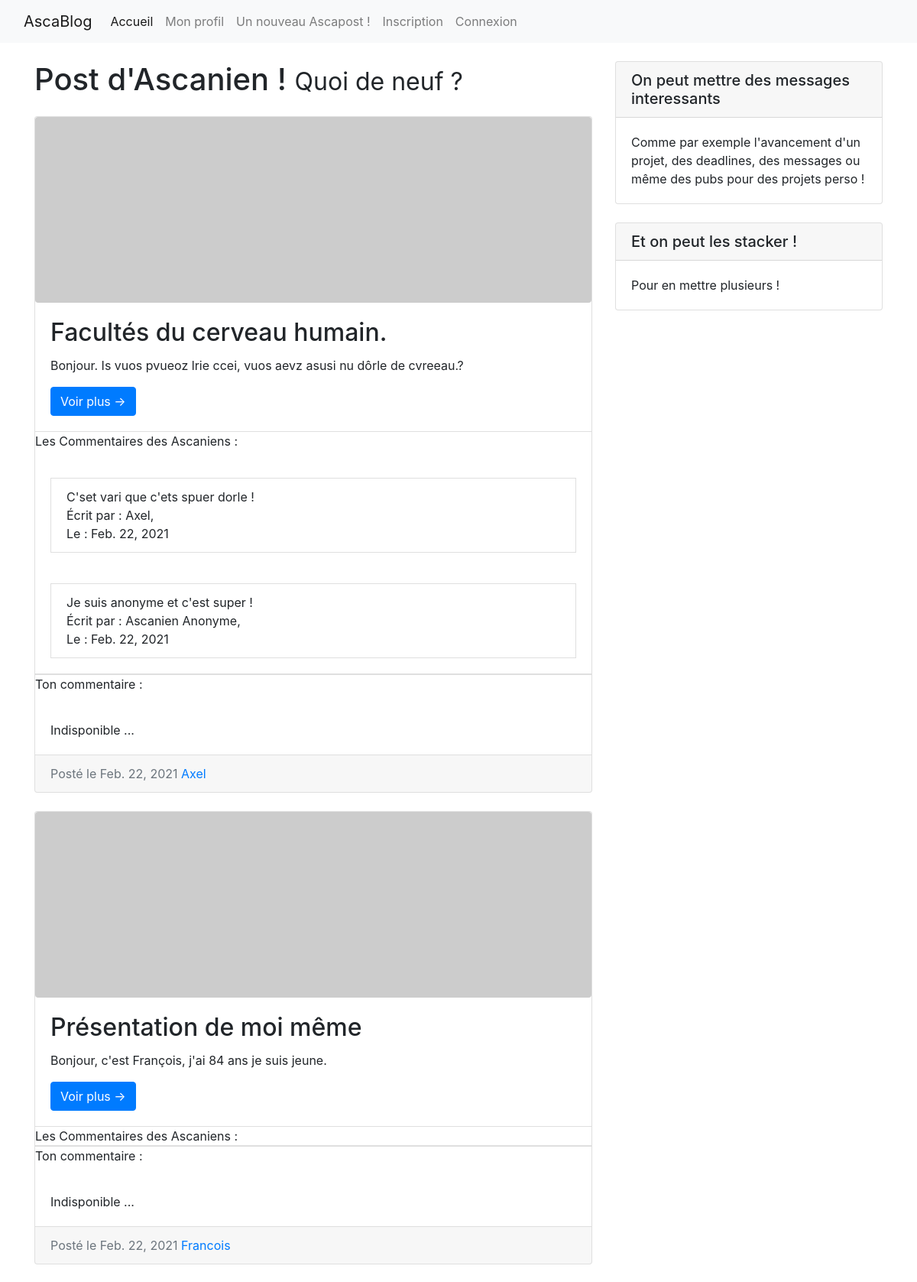
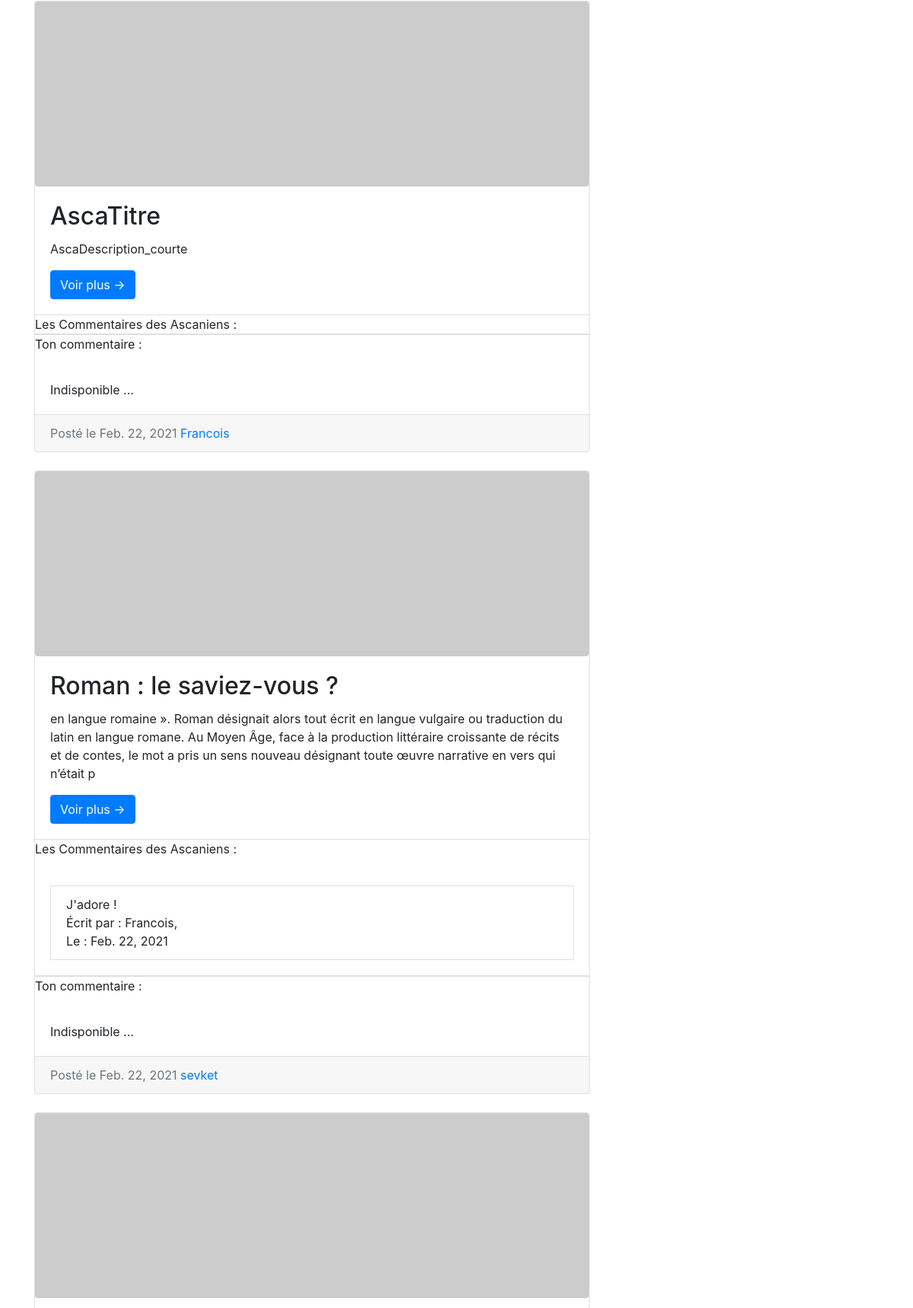
The page / (upper part) on the database its author committed (2 pictures, top to bottom).
### monActivite/models.py (models this page shows, shortened)
class Ascapost(models.Model):
    titre = models.TextField(default='AscaTitre', max_length=400)
    image = models.ImageField(upload_to = 'imageBDPost/', default = 'imageBDPost/imagevide.png')
    description_courte = models.TextField(default='AscaDescription_courte', max_length=280 ) #Sera afficher lorsqu'un Ascanien a une vue globale sur tous les articles
    description_longue = models.TextField(default='AscaDescription_longue') #Sera afficher lorsqu'un Ascanien a une vue d'un article en détail
    auteur =  models.ForeignKey(User, on_delete=models.CASCADE, null=True)
    date = models.DateField(auto_now=True)

class Commentary(models.Model):
    ascanien = models.ForeignKey(User, on_delete=models.CASCADE, default='Ascanien')
    commentaire = models.TextField(max_length=280)
    date = models.DateField(auto_now=True)
    article_cible = models.ForeignKey(Ascapost, on_delete=models.CASCADE, default='Ascapost') #cette ligne permet de faire le lien entre le commentaire et l'article concerné

### accueil/views.py (the view, shortened to what this page needs)
# urls.py: path('', views.index, name='index'),
def index(request):
    try:
        articles = Ascapost.objects.all().order_by('-id')
        commentaires = Commentary.objects.all()
        form = forms.NewCommentaire()
        data = {'articles': articles,'commentaires':commentaires}
        if request.method == 'POST':
            form = forms.NewCommentaire(request.POST)
            if form.is_valid():
                form = form.save(commit=False)
                if request.user.is_authenticated:
                    form.ascanien = request.user
                else:
                    try:
                        user = User.objects.get(username='Ascanien Anonyme')
                        form.ascanien = user
                    except Exception as e:
                        user = User.objects.create_user(username='Ascanien Anonyme',
                                     email='aaa@aaa.com',
                                     password='')
                        form.ascanien = user
                form.article_cible = mon_article
                form.save()
                return redirect('/')
        else:
            articles = Ascapost.objects.all().order_by('-id')
            commentaires = Commentary.objects.all()
            form = forms.NewCommentaire()
            data = {'articles': articles,'commentaires':commentaires, 'form':form}
        return render(request, 'accueil/index.html',data)
    except Exception as e:
        print(e)
        form = forms.NewCommentaire()
        data = {'message': e,'form': form, 'article': articles}
        return render(request,'accueil/index.html', data)

### accueil/templates/accueil/index.html (shortened to what this page needs)
{% extends 'accueil/sqlt.html' %}
{% block lien_accueil %}
/
{% endblock %}
{% block body %}
<div class="container-fluid">
  <div class="row">
    <div class="col">
      <body>
        <div class="container">
          <div class="row">
            <div class="col-md-8">
              <h1 class="my-4">{% block titre %}Post d'Ascanien !{% endblock %}
                <small>{% block soustitre %}Quoi de neuf ?{% endblock %}</small>
              </h1>
              {% if articles %}
                {% for article in articles %}
                <div class="card mb-4">
                  <img class="img-fluid rounded" src="http://placehold.it/900x300" alt="">
                  <div class="card-body">
                    <h2 class="card-title">{% block ascatitre %}{{article.titre}}{% endblock %}</h2>
                    <p class="card-text">{% block descricourte %}{{article.description_courte}}{% endblock %}</p>
                    <a href="/monActivite/article/{% block id%}{{article.id}}{% endblock %}" class="btn btn-primary">Voir plus &rarr;</a>
                  </div>
                    <ul class="list-group list-group-flush">
                      <p class="card-text">Les Commentaires des Ascaniens : </p>
                      {% block zoneComm %}
                        {% for comm in commentaires %}
                          {% if comm.article_cible.id == article.id %}
                            <div class="card-body"><li class="list-group-item">{{comm.commentaire}} <br> Écrit par : {{comm.ascanien}}, <br>Le : {{comm.date}}</li></div>
                          {% endif %}
                        {% endfor %}
                      {% endblock %}
                  </ul>
                  <ul class="list-group list-group-flush">
                    <p class="card-text">Ton commentaire :</p>
                    <div class="card-body">
                      Indisponible ...
                    </div>
                </ul>
                  <div class="card-footer text-muted">
                    Posté le {% block date %}{{article.date}}{% endblock %}
                    <a href="/monActivite/Ascanien/{% block auteur %}{{article.auteur_id}}{% endblock %}/">{{article.auteur}}</a>
                  </div>
                </div>
                {% endfor %}
              {% endif %}
          </div>
             <div class="col-md-4">
               <div class="card my-4">
                 <h5 class="card-header">On peut mettre des messages interessants</h5>
                 <div class="card-body">
                   Comme par exemple l'avancement d'un projet, des deadlines, des messages ou même des pubs pour des projets perso !
                 </div>
               </div>
               <div class="card my-4">
                 <h5 class="card-header">Et on peut les stacker !</h5>
                 <div class="card-body">
                   Pour en mettre plusieurs !
                 </div>
               </div>
             </div>
        </div>
      </div>
    </body>
    </div>
  </div>
</div>
{% endblock %}

### rows shown on the page
Ascapost: titre "Facultés du cerveau humain.", description_courte "Bonjour. Is vuos pvueoz lrie ccei, vuos aevz asusi nu dôrle de cvreeau.?", date "Feb. 22, 2021", auteur "Axel"
Commentary: commentaire "C'set vari que c'ets spuer dorle !", ascanien "Axel", date "Feb. 22, 2021"
Commentary: commentaire "Je suis anonyme et c'est super !", ascanien "Ascanien Anonyme", date "Feb. 22, 2021"
Ascapost: titre "Présentation de moi même", description_courte "Bonjour, c'est François, j'ai 84 ans je suis jeune.", date "Feb. 22, 2021", auteur "Francois"
Ascapost: titre "AscaTitre", description_courte "AscaDescription_courte", date "Feb. 22, 2021", auteur "Francois"
Ascapost: titre "Roman : le saviez-vous ?", description_courte "en langue romaine ». Roman désignait alors tout écrit en langue vulgaire ou traduction du latin en langue romane. Au Moyen Âge, face à la production littéraire croissante de récits et de contes, le mot a pris un sens nouveau désignant toute œuvre narrative en vers qui n’était p", date "Feb. 22, 2021", auteur "sevket"
Commentary: commentaire "J'adore !", ascanien "Francois", date "Feb. 22, 2021"
